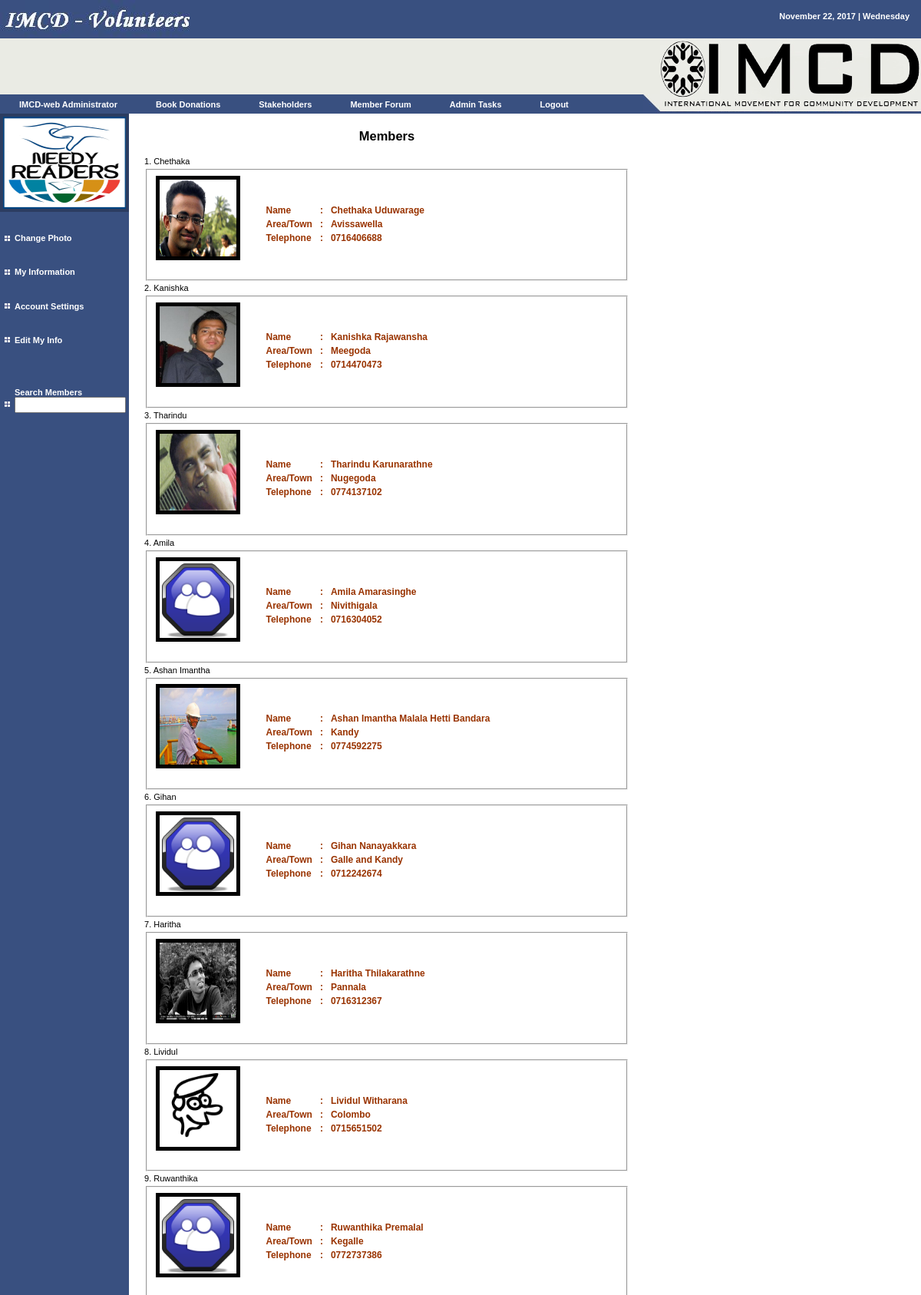
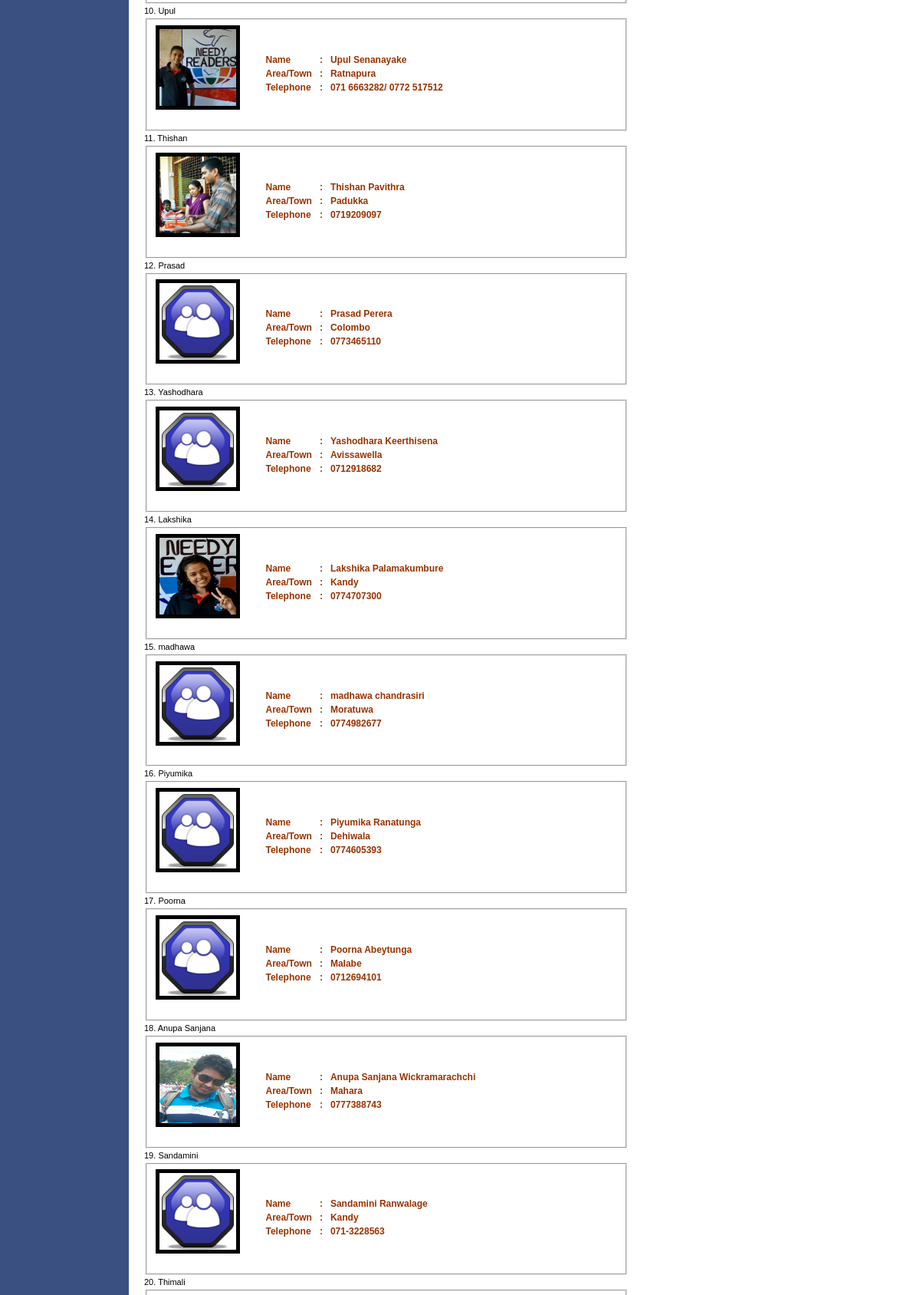
Page /user/logall.php (signed in, upper part) on the committed database (2 pictures, top to bottom).
### tables this page shows
CREATE TABLE `user` (
  `uid` int(50) NOT NULL auto_increment,
  `uname` varchar(50) NOT NULL,
  `pword` varchar(200) NOT NULL,
  `fname` varchar(50) NOT NULL,
  `mname` varchar(200) NOT NULL,
  `lname` varchar(50) NOT NULL,
  `dob` varchar(50) NOT NULL,
  `country` varchar(50) NOT NULL,
  `gender` varchar(50) NOT NULL,
  `tele` varchar(50) NOT NULL,
  `email` varchar(50) NOT NULL,
  `seq` varchar(50) NOT NULL,
  `answer` varchar(50) NOT NULL,
  `year` int(10) NOT NULL,
  `fid` varchar(20) NOT NULL,
  `town` varchar(50) NOT NULL,
  `status` varchar(50) NOT NULL default 'pend',
  `utype` varchar(50) NOT NULL default 'nuser',
  PRIMARY KEY  (`uid`)
);

### sess.php (called while the page is built, shortened)
<?php
$name=$_SESSION['fuser'];
$loggeduser=$_SESSION['uid'];
$query="select * from user where uname='".$name."' ";
$result=mysql_query($query);
$new=mysql_fetch_array($result);
$f_name=$new['fname'];
$l_name=$new['lname'];
$photo=$new['mname'];
$utype=$new['utype'];
?>

### user/logall.php (the view, shortened to what this page needs)
<?php
include('incu/header.php');
$word=$_POST['sch'];
$count=0;
echo '<div align="center"><h2>Members</h2></div>';
$qry="select * from user where fname like '%$word%' or lname like '%$word%' or town like '%$word%'";
$resul=mysql_query($qry);
while($new=mysql_fetch_array($resul)){
$uid=$new['uid'];
$f_name=$new['fname'];
$l_name=$new['lname'];
$photo=$new['mname'];
$town=$new['town'];
$tp=$new['tele'];
$status=$new['status'];
$pic=$photo;
if($status=='aprov'){
$count=$count+1;
echo $count.'. '.$f_name;
if($uid==$loggeduser){
echo '<fieldset title="'.$f_name." ".$l_name.'"><table><td><a href="index.php"><img src="'.$pic.'" width="100" height="100" border="5"></a>
</td>
<td>&nbsp;&nbsp;&nbsp;&nbsp;&nbsp;</td>
<td><table>
<tr><td><span class="style2">Name</td></tr>
<tr><td><span class="style2">Area/Town</td></tr>
<tr><td><span class="style2">Telephone</td></tr></table></td>
<td><table><tr><td><span class="style2">:</td></tr><tr><td><span class="style2">:</td></tr><tr><td><span class="style2">:</td></tr></table></td>
<td width="350">
<table>
<tr><td><span class="style2">'.$f_name." ".$l_name.'</td></tr>
<tr><td><span class="style2">'.$town.'</td></tr>
<tr><td><span class="style2">'.$tp.'</td></tr>
</table></td>
</table>
</fieldset></form>';
}else{
echo '<fieldset title="'.$f_name." ".$l_name.'"><table><td><form id="form1" name="form1" method="post" action="loginfo.php"><input title="View '.$f_name." ".$l_name.' Profile" type="image" name="imageField" src="'.$pic.'" width="100" height="100" border="5" />
<input type="hidden" name="uid" value="'.$uid.'"/>
</form>
</td>
<td>&nbsp;&nbsp;&nbsp;&nbsp;&nbsp;</td>
<td><table>
<tr><td><span class="style2">Name</td></tr>
<tr><td><span class="style2">Area/Town</td></tr>
<tr><td><span class="style2">Telephone</td></tr></table></td>
<td><table><tr><td><span class="style2">:</td></tr><tr><td><span class="style2">:</td></tr><tr><td><span class="style2">:</td></tr></table></td>
<td width="350">
<table>
<tr><td><span class="style2">'.$f_name." ".$l_name.'</td></tr>
<tr><td><span class="style2">'.$town.'</td></tr>
<tr><td><span class="style2">'.$tp.'</td></tr>
</table></td>
<input type="hidden" name="uid" value="'.$uid.'"/>
</table>
</fieldset></form>';
}
}
}
include('incu/footer.php');?>

### user/incu/header.php (shortened to what this page needs)
<?php
include('../sess.php');
?>
<html>
<head>
<link rel="stylesheet" href="styles.css" type="text/css">
</head>
<body bgcolor="#ffffff" leftmargin="0" topmargin="0" marginwidth="0" marginheight="0">
<table width="100%" border="0" cellspacing="0" cellpadding="0" height="100%">
  <tr>
    <td bgcolor="#395080" height="50" valign="top">
      <table width="100%" border="0" cellspacing="0" cellpadding="0" height="100%">
        <tr>
          <td width="50%" valign="top"><a href="index.php" class="menutext"> <img name="companyname" src="images/companyname.jpg" width="247" height="50" border="0"></a></td>
          <td width="50%" valign="top">
            <table width="100%" border="0" cellspacing="0" cellpadding="15">
              <tr>
                <td valign="top" align="right" class="menutext">
				<?php echo gmdate("F d, Y | l");?>
				</td>
              </tr>
            </table>
		 </td>
        </tr>
      </table>
    </td>
  </tr>
  <tr>
    <td height="98" valign="top">
      <table width="100%" border="0" cellspacing="0" cellpadding="0" height="100%">
        <tr>
          <td valign="top" width="82%">
            <table width="100%" border="0" cellspacing="0" cellpadding="0" height="100%">
              <tr bgcolor="#EAEBE4">
                <td height="73" valign="top" bgcolor="#EAEBE4"><img src="images/spacer.gif" width="1" height="73"></td>
                <td>&nbsp;</td>
              </tr>
              <tr>
                <td height="25" bgcolor="#395080" class="menutext" nowrap width="100%">
				<ul id="menu">
    <li><a href="../user/myinfo.php" class="menutext"><?php echo $f_name." ".$l_name; ?></a></li>
    <li><a href="pe_don.php" class="menutext">Book Donations</a>
    </li>
	    <li><a href="#" class="menutext">Stakeholders</a>
    </li>
     <li><a href="forum.php" class="menutext">Member Forum</a>
    </li>
	<?php
	if($utype=='admin'){
	echo '
		    <li><a href="#" class="menutext">Admin Tasks</a>
        <ul>
            <li><a href="request.php" class="menutext"><img src="images/square.jpg" width="7" height="7"> &nbsp;&nbsp;Pending Member Requests</a></li>
			<li><a href="allstake.php" class="menutext"><img src="images/square.jpg" width="7" height="7"> &nbsp;&nbsp;All Stakeholders</a></li>
        </ul>
    </li>
	';
	}
	?>
    <li><a href="../user/logout.php" class="menutext">Logout</a>
    </li>
</ul>
				 </td>
                <td height="25" width="22" valign="bottom"><img name="triangle1" src="images/triangle1.jpg" width="22" height="25" border="0"></td>
              </tr>
            </table>
          </td>
          <td valign="top" align="right" width="340"><img name="graphic1" src="images/graphic1.jpg" width="340" height="98" border="0"></td>
        </tr>
      </table>
    </td>
  </tr>
  <tr>
    <td height="72%" valign="top">
      <table width="70%" border="0" cellspacing="0" cellpadding="0" height="100%">
        <tr>
          <td valign="top" width="152" bgcolor="#395080">
            <table width="152" border="0" cellspacing="0" cellpadding="0" height="100%">
              <tr>
                <td width="152" bgcolor="#395080" height="140" valign="top"><a href="../user/photo.php"><img border="4" name="user" src="<?php echo $photo; ?>" width="160" height="120"/></a></td>
              </tr>
              <tr>
                <td valign="top" bgcolor="#395080">
                  <table width="100%" border="0" cellspacing="0" cellpadding="3" height="300">
                    <tr>
                      <td width="10" align="right"><img src="images/square.jpg" width="7" height="7"></td>
                      <td nowrap class="menutext"><a href="../user/photo.php" class="menutext">Change Photo</a></td>
                    </tr>
					<tr>
                      <td width="10" align="right"><img src="images/square.jpg" width="7" height="7"></td>
                      <td class="menutext"><a href="../user/myinfo.php" class="menutext">My Information</a></td>
                    </tr>
                    <tr>
                      <td width="10" align="right"><img src="images/square.jpg" width="7" height="7"></td>
                      <td class="menutext"><a href="../user/editset.php" class="menutext">Account Settings</a></td>
                    </tr>
                    <tr>
                      <td width="10" align="right"><img src="images/square.jpg" width="7" height="7"></td>
                      <td class="menutext"><a href="editme.php" class="menutext">Edit My Info</a></td>
                    </tr>
					<tr>
					<td width="10" align="right"><img src="images/square.jpg" width="7" height="7"></td>
                      <td class="menutext">
					<a href="../user/logall.php" class="menutext">Search Members</a><form action="logall.php" method="post"><input type="text" name="sch" size="15"></form></td>
					</tr>
                  </table>
                </td>
              </tr>
            </table>
          </td>
		   <td valign="top" width="85%">
            <table width="100%" border="0" cellspacing="0" cellpadding="20" height="100%">
              <tr>
                <td valign="top" height="420" class="text">

### user/styles.css (style rules this page uses)
.text { font-family: Verdana, Arial, Helvetica, sans-serif; font-size: 11px; line-height: 19px; color: #000000; text-decoration: none }
a { font-family: Verdana, Arial, Helvetica, sans-serif; font-size: 11px; color: #2C3D61; text-decoration: underline }
.menutext { font-family: Verdana, Arial, Helvetica, sans-serif; font-size: 11px; font-weight: bold; color: #FFFFFF; text-decoration: none }
ul { font-family: Arial, Verdana; font-size: 14px; margin: 0; padding: 0; list-style: none; }
ul li { display: block; position: relative; float: left; }
ul li a { display: block; text-decoration: none; color: #ffffff; border-top: 0px solid #ffffff; padding: 5px 25px 5px 25px; background: #395080; margin-left: 0px; }

### user/logall.php (style rules this page uses)
.style2 { color: #993300; font-size: 12px; font-weight: bold; }

### rows in the picture
user: fname "IMCD-web", lname "Administrator", mname (picture)
user: fname "Chethaka", lname "Uduwarage", town "Avissawella", tele "0716406688"
user: fname "Kanishka", lname "Rajawansha", town "Meegoda", tele "0714470473"
user: fname "Tharindu", lname "Karunarathne", town "Nugegoda", tele "0774137102"
user: fname "Amila", lname "Amarasinghe", town "Nivithigala", tele "0716304052"
user: fname "Ashan Imantha", lname "Malala Hetti Bandara", town "Kandy", tele "0774592275"
user: fname "Gihan", lname "Nanayakkara", town "Galle and Kandy", tele "0712242674"
user: fname "Haritha", lname "Thilakarathne", town "Pannala", tele "0716312367"
user: fname "Lividul", lname "Witharana", town "Colombo", tele "0715651502"
user: fname "Ruwanthika", lname "Premalal", town "Kegalle", tele "0772737386"
user: fname "Upul", lname "Senanayake", town "Ratnapura", tele "071 6663282/ 0772 517512"
user: fname "Thishan", lname "Pavithra", town "Padukka", tele "0719209097"
user: fname "Prasad", lname "Perera", town "Colombo", tele "0773465110"
user: fname "Yashodhara", lname "Keerthisena", town "Avissawella", tele "0712918682"
user: fname "Lakshika", lname "Palamakumbure", town "Kandy", tele "0774707300"
user: fname "madhawa", lname "chandrasiri", town "Moratuwa", tele "0774982677"
user: fname "Piyumika", lname "Ranatunga", town "Dehiwala", tele "0774605393"
user: fname "Poorna", lname "Abeytunga", town "Malabe", tele "0712694101"
user: fname "Anupa Sanjana", lname "Wickramarachchi", town "Mahara", tele "0777388743"
user: fname "Sandamini", lname "Ranwalage", town "Kandy", tele "071-3228563"
user: fname "Thimali"

### other values in the picture
gmdate("F d, Y | l") "November 22, 2017 | Wednesday"
